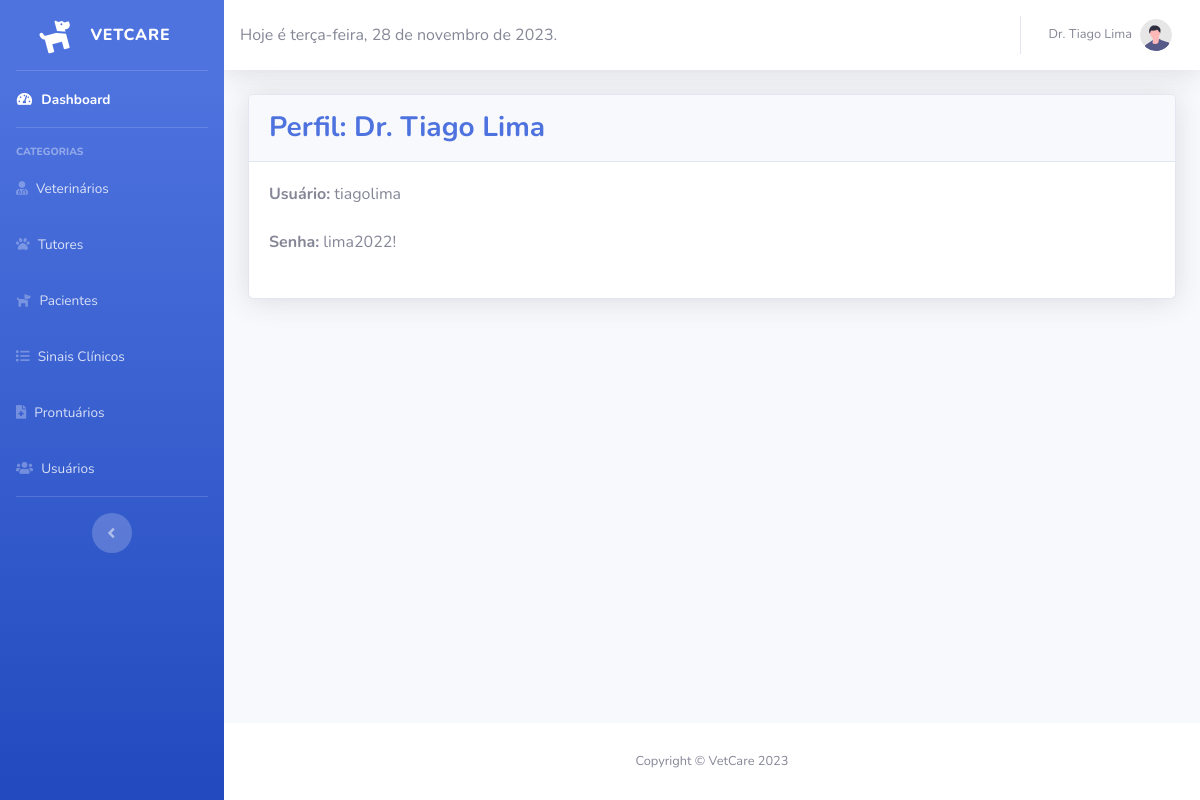
Page /perfil.php (signed in) on the committed database.
### tables this page shows
CREATE TABLE `tb_vet` (
  `id` int(11) NOT NULL,
  `tx_nome` varchar(255) NOT NULL,
  `tx_genero` varchar(10) DEFAULT NULL
);

CREATE TABLE `tb_usuario` (
  `id` int(11) NOT NULL,
  `tx_usuario` varchar(50) NOT NULL,
  `tx_senha` varchar(255) NOT NULL,
  `vet_id` int(11) NOT NULL
);

### perfil.php (the view, shortened to what this page needs)
<?php
require_once 'conexao.php';
$usuarios_query = "SELECT id, tx_usuario, tx_senha, vet_id FROM tb_usuario";
$usuarios_result = $pdo->query($usuarios_query);
$usuarios_data = [];
while ($row = $usuarios_result->fetch(PDO::FETCH_ASSOC)) {
    $usuarios_data[] = $row;
}
?>
<!DOCTYPE html>
<html lang="en">
<head>
    <link href="vendor/fontawesome-free/css/all.min.css" rel="stylesheet" type="text/css" />
    <link href="css/sb-admin-2.min.css" rel="stylesheet" />
</head>
<body id="page-top">
    <div id="wrapper">
        <ul class="navbar-nav bg-gradient-primary sidebar sidebar-dark accordion" id="accordionSidebar">
            <a class="sidebar-brand d-flex align-items-center justify-content-center" href="index.php">
                <div class="sidebar-brand-icon rotate-n-15">
                    <i class="fa fa-dog"></i>
                </div>
                <div class="sidebar-brand-text mx-3">VetCare</div>
            </a>
            <hr class="sidebar-divider my-0" />
            <li class="nav-item active">
                <a class="nav-link" href="index.php">
                    <i class="fas fa-fw fa-tachometer-alt"></i>
                    <span>Dashboard</span></a>
            </li>
            <hr class="sidebar-divider" />
            <div class="sidebar-heading">Categorias</div>
            <li class="nav-item">
                <a class="nav-link" href="veterinarios.php">
                    <i class="fa fa-user-md"></i>
                    <span>Veterinários</span></a>
            </li>
            <li class="nav-item">
                <a class="nav-link" href="tutores.php">
                    <i class="fa fa-paw"></i>
                    <span>Tutores</span></a>
            </li>
            <li class="nav-item">
                <a class="nav-link" href="pacientes.php">
                    <i class="fa fa-dog"></i>
                    <span>Pacientes</span></a>
            </li>
            <li class="nav-item">
                <a class="nav-link" href="sinais.php">
                    <i class="fa fa-list"></i>
                    <span>Sinais Clínicos</span></a>
            </li>
            <li class="nav-item">
                <a class="nav-link" href="prontuarios.php">
                    <i class="fa fa-file-medical"></i>
                    <span>Prontuários</span></a>
            </li>
            <li class="nav-item">
                <a class="nav-link usuarios-link" href="#" onclick="#modalSenhaMaster">
                    <i class="fa fa-users"></i>
                    <span>Usuários</span>
                </a>
            </li>
            <hr class="sidebar-divider d-none d-md-block" />
            <div class="text-center d-none d-md-inline">
                <button class="rounded-circle border-0" id="sidebarToggle"></button>
            </div>
        </ul>
        <div id="content-wrapper" class="d-flex flex-column">
            <div id="content">
                <nav class="navbar navbar-expand navbar-light bg-white topbar mb-4 static-top shadow">
                    <div id="dateDisplay"></div>
                    <ul class="navbar-nav ml-auto">
                        <li class="nav-item dropdown no-arrow">
                            <a class="nav-link dropdown-toggle" href="#" id="userDropdown" role="button"
                                data-toggle="dropdown" aria-haspopup="true" aria-expanded="false">
                                <?php
                                $usuario_id = $_SESSION['user_id'];
                                $vet_query = "SELECT tb_vet.tx_nome, tb_vet.tx_genero FROM tb_vet
                                            JOIN tb_usuario ON tb_vet.id = tb_usuario.vet_id
                                            WHERE tb_usuario.id = :usuario_id";
                                $stmt = $pdo->prepare($vet_query);
                                $stmt->execute(['usuario_id' => $usuario_id]);
                                $vet = $stmt->fetch();
                                if ($vet['tx_genero'] === 'Masculino') {
                                    $prefixo = 'Dr.';
                                } elseif ($vet['tx_genero'] === 'Feminino') {
                                    $prefixo = 'Dra.';
                                } else {
                                    $prefixo = '';
                                }
                                ?>
                                <span class="mr-2 d-none d-lg-inline text-gray-600 small">
                                    <?php echo $prefixo . " " . $vet['tx_nome']; ?>
                                </span>
                                <img class="img-profile rounded-circle" src="img/undraw_profile.svg" />
                            </a>
                        </li>
                    </ul>
                </nav>
                <div class="container-fluid">
                    <div class="card shadow mb-4">
                        <div class="card-header py-3">
                            <h3 class="m-0 font-weight-bold text-primary">
                                Perfil:
                                <?php echo $prefixo . ' ' . $vet['tx_nome']; ?>
                            </h3>
                        </div>
                        <div class="card-body">
                            <?php foreach ($usuarios_data as $usuario): ?>
                            <?php if ($usuario['id'] == $_SESSION['user_id']): ?>
                            <form method="post">
                                <div class="form-group">
                                    <label for="tx_usuario"><strong>Usuário:</strong></label>
                                    <div class="d-inline-block" style="margin-right: 10px;"
                                        <?php echo ($usuario['id'] != $_SESSION['user_id'])  ?>>
                                        <?php echo $usuario['tx_usuario']; ?>
                                    </div>
                                </div>
                                <div class="form-group">
                                    <label for="tx_senha"><strong>Senha:</strong></label>
                                    <div class="d-inline-block" style="margin-right: 10px;"
                                        <?php echo ($usuario['id'] != $_SESSION['user_id']) ?>>
                                        <?php echo $usuario['tx_senha']; ?>
                                    </div>
                                </div>
                            </form>
                            <?php endif; ?>
                            <?php endforeach; ?>
                        </div>
                    </div>
                </div>
            </div>
            <footer class="sticky-footer bg-white">
                <div class="container my-auto">
                    <div class="copyright text-center my-auto">
                        <span>Copyright &copy; VetCare 2023</span>
                    </div>
                </div>
            </footer>
        </div>
    </div>
</body>
</html>

### rows in the picture
tb_vet: tx_genero "Dr.", tx_nome "Tiago Lima"
tb_usuario: tx_usuario "tiagolima", tx_senha "lima2022!"
